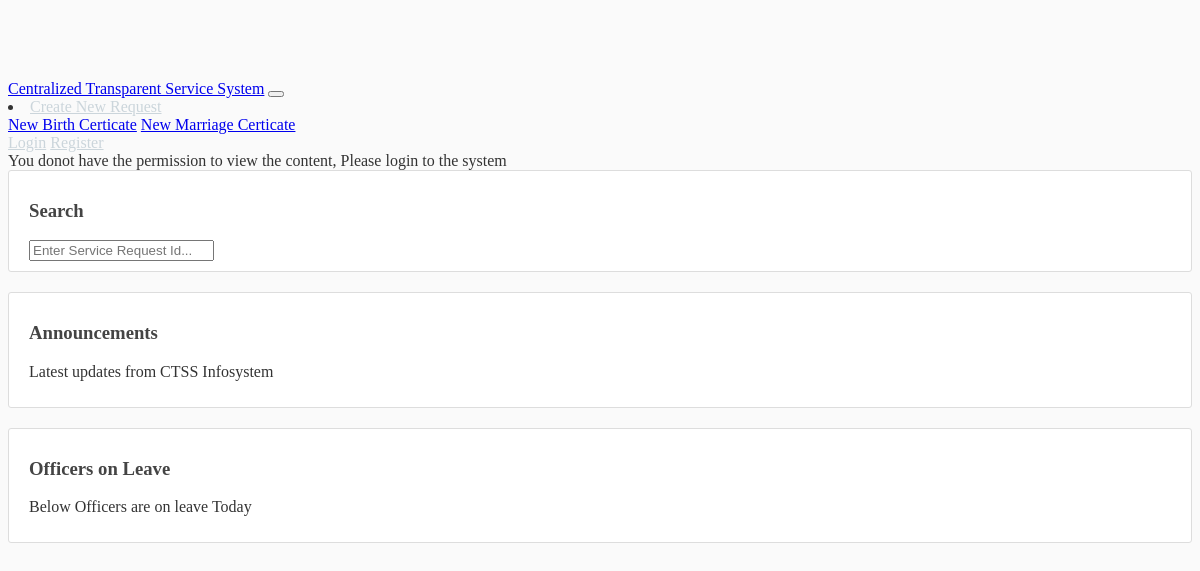
The app's page /, older data.
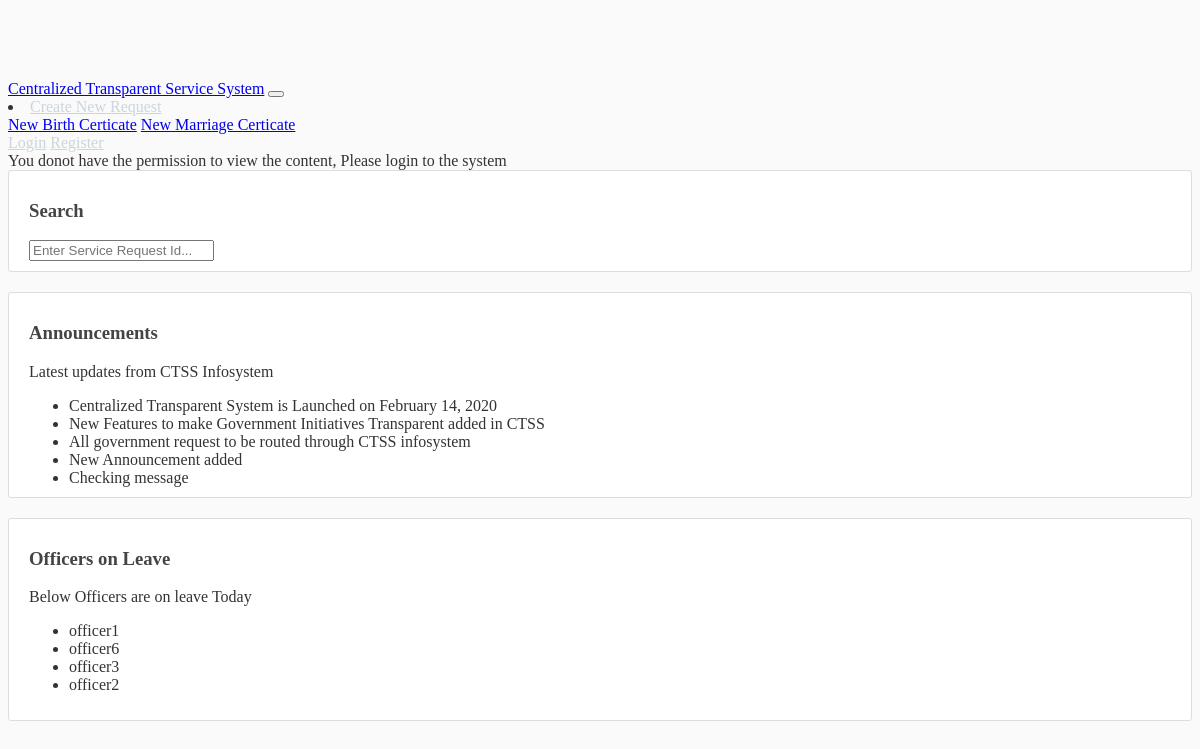
The same page, newer data.
### allusers/models.py (models this page shows, shortened)
class Announcement(models.Model):
    text = models.CharField('announcement', max_length=255)

class LeaveOfficer(models.Model):
    officer_on_leave = models.ForeignKey(allUser, null=True, related_name="officer_leave", on_delete=models.DO_NOTHING, blank=True)
    def __str__(self):
        return f"{self.officer_on_leave.username }"

class allUser(AbstractBaseUser, PermissionsMixin):
    username = models.CharField(max_length=100, unique=True)
    first_name = models.CharField(max_length=150, blank=True)
    last_name = models.CharField(max_length=150, blank=True)
    email = models.EmailField(max_length=255, unique=True)
    is_staff = models.BooleanField(default=False)
    is_admin = models.BooleanField(default=False)
    is_public = models.BooleanField(default=True)
    is_superuser = models.BooleanField(default=False)
    date_joined = models.DateTimeField(('date joined'), auto_now_add=True)
    manager = models.ForeignKey('self', null=True, related_name="department_head", on_delete=models.DO_NOTHING, blank=True)
    role = models.CharField(max_length=50, choices=ROLES, default='PUBLIC')
    USERNAME_FIELD = 'email'
    REQUIRED_FIELDS = ['username', ]
    objects = UserManager()

### ticket/views.py (the view)
# urls.py: 2. Add a URL to urlpatterns:  path('', views.home, name='home')
def home(request):
    if request.user.is_authenticated:
        print("Requester Role :", request.user.role)
        if request.user.role == 'ADMIN':
            service_requests = ServiceRequest.objects.all()
        elif request.user.role == 'PUBLIC':
            service_requests = ServiceRequest.objects.filter(owner=request.user)
        else:
            service_requests = ServiceRequest.objects.filter(assigned_to=request.user)
        for service_request in service_requests:
            setattr(service_request, 'data', json.loads(service_request.extra))
        context = {
            'service_requests': service_requests,
            'announcements' : Announcement.objects.all(),
            'leave_officers': LeaveOfficer.objects.all()
        }
    else:
        messages.warning(
            request, f'You donot have the permission to view the content, Please login to the system')
        context={
            'announcements': Announcement.objects.all(),
            'leave_officers': LeaveOfficer.objects.all()
        }
    return render(request, 'ticket/home.html', context)

### ticket/templates/ticket/home.html (shortened to what this page needs)
{% extends "base.html" %}
{% load mathfilters %}

### allusers/templates/base.html (shortened to what this page needs)
{% load static %}
<!DOCTYPE html>
<html>
<head>
    <link rel="stylesheet"
        href="https://unpkg.com/bootstrap-material-design@4.1.1/dist/css/bootstrap-material-design.min.css"
>
    <link href="//netdna.bootstrapcdn.com/font-awesome/3.2.1/css/font-awesome.css" rel="stylesheet">
    <link rel="stylesheet" type="text/css" href="{% static 'main.css' %}">
</head>
<body>
    <header class="site-header">
        <nav class="navbar navbar-expand-md navbar-dark bg-primary fixed-top">
            <div class="container">
                <a class="navbar-brand mr-4" href="{% url 'home' %}">Centralized Transparent Service System</a>
                <button class="navbar-toggler" type="button" data-toggle="collapse" data-target="#navbarToggle"
                    aria-controls="navbarToggle" aria-expanded="false" aria-label="Toggle navigation">
                </button>
                <div class="collapse navbar-collapse" id="navbarToggle">
                    <div class="navbar-nav ml-auto">
                        <li class="nav-item dropdown">
                            <a class="nav-link dropdown-toggle btn btn-outline-info" href="#" id="navbarDropdown" role="button" data-toggle="dropdown"
                                aria-haspopup="true" aria-expanded="false">
                                Create New Request
                            </a>
                            <div class="dropdown-menu" aria-labelledby="navbarDropdown">
                                <a class="dropdown-item" href="/addbirthcertificate">New Birth Certicate</a>
                                <a class="dropdown-item" href="/addmarriagecertificate">New Marriage Certicate</a>
                            </div>
                        </li>
                    </div>
                    <div class="navbar-nav ml-auto">
                        {% if user.is_authenticated %}
                        <a class="nav-item nav-link" href="{% url 'logout' %}">Logout</a>
                        <a class="nav-item nav-link" href="#"> {{ request.user.email }}</a>
                        {% else %}
                        <a class="nav-item nav-link" href="{% url 'login' %}">Login</a>
                        <a class="nav-item nav-link" href="{% url 'register' %}">Register</a>
                        {% endif %}
                    </div>
                </div>
            </div>
        </nav>
    </header>
    <main role="main" class="container">
        <div class="row">
            <div class="col-md-9">
                {% if messages %}
                {% for message in messages %}
                <div class="alert alert-{{ message.tags }}">
                    {{ message }}
                </div>
                {% endfor %}
                {% endif %}
            </div>
            <div class="col-md-3">
                <div class="content-section">
                    <h3>Search </h3>
                    <form action="{% url 'search' %}" method="get">
                        <input name="q" type="number" placeholder="Enter Service Request Id...">
                    </form>
                </div>
                <div class="content-section">
                    <h3>Announcements</h3>
                    <p class='text-muted'> Latest updates from CTSS Infosystem</p>
                        <ul class="list-group list-group-flush">
                        {% for announcement in announcements %}
                            <li class="list-group-item list-group-item-info m-1">{{ announcement.text }} </li>
                        {% endfor %}
                        </ul>
                </div>
                <div class="content-section">
                    <h3>Officers on Leave</h3>
                    <p class='text-muted'> Below Officers are on leave Today</p>
                        <ul class="list-group list-group-flush">
                        {% for officer in leave_officers %}
                            <li class="list-group-item list-group-item-danger m-1">{{ officer }}</li>
                        {% endfor %}
                        </ul>
                </div>
            </div>
        </div>
    </main>
</body>
</html>

Row changes from the older to the newer data that the page shows:
added Announcement: text "Centralized Transparent System is Launched on February 14, 2020"
added Announcement: text "New Features to make Government Initiatives Transparent added in CTSS"
added Announcement: text "All government request to be routed through CTSS infosystem"
added Announcement: text "New Announcement added"
added Announcement: text "Checking message"
added LeaveOfficer: officer_on_leave.username "officer1"
added LeaveOfficer: officer_on_leave.username "officer6"
added LeaveOfficer: officer_on_leave.username "officer3"
added LeaveOfficer: officer_on_leave.username "officer2"
